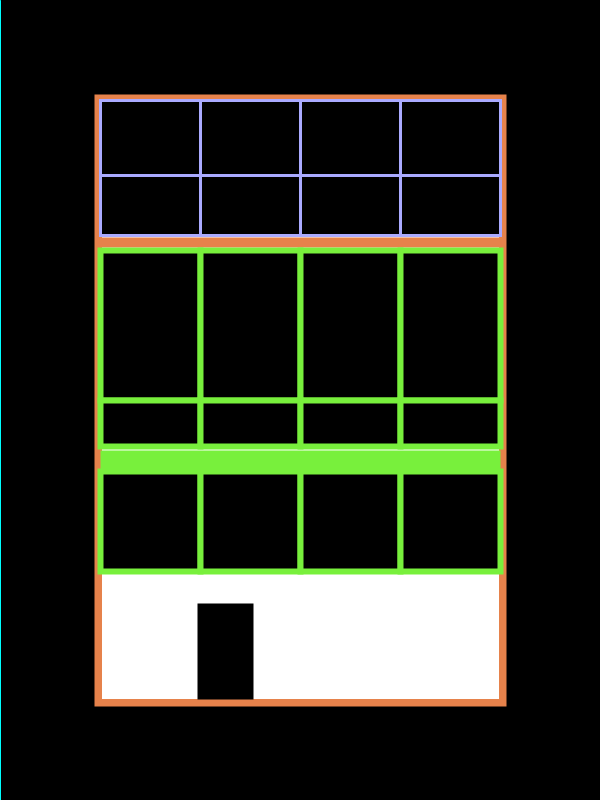
Frame 1 (no input)
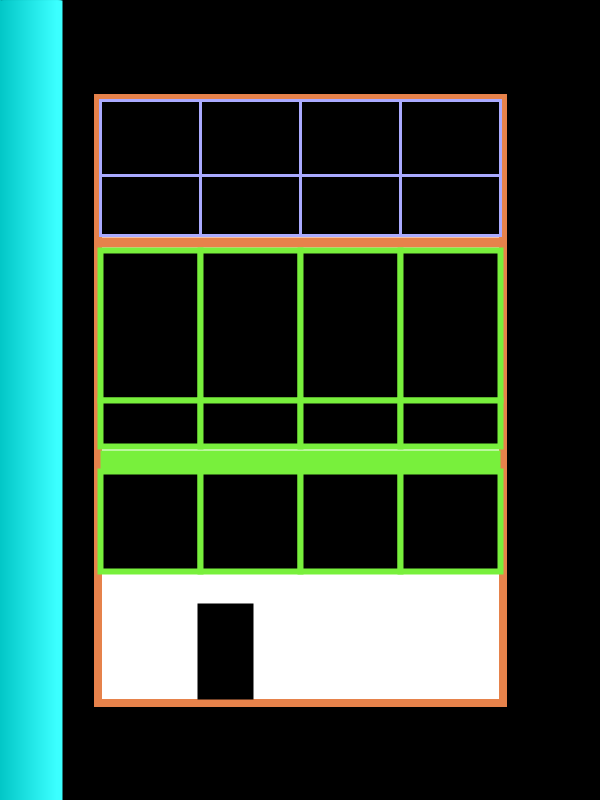
Frame 60 (the mouse pressed at the canvas centre just before this capture)
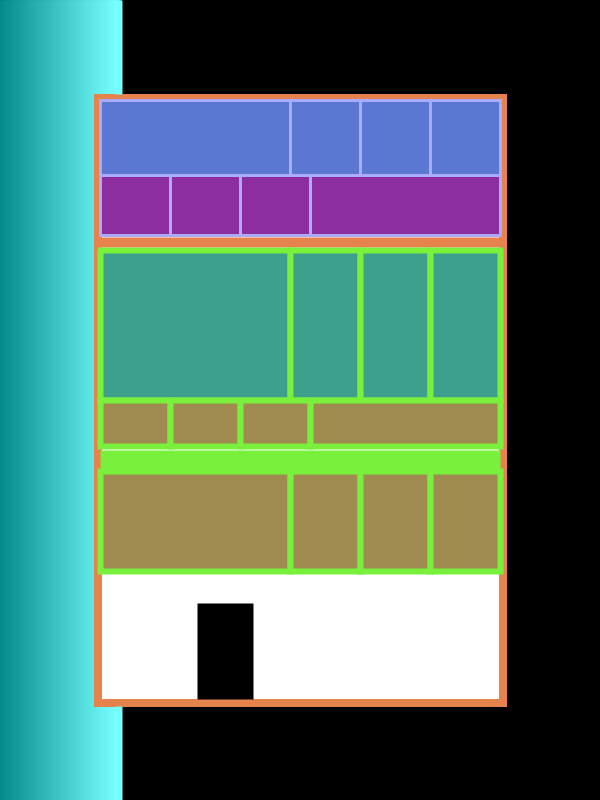
Frame 120 (the mouse held since frame 60 and released just before this capture)

The Processing sketch that drew these frames (run headless with seeded random() and noise(); from frame 60 on, the mouse is pressed at the canvas centre):

// Processing sketch: processing_58054
// ── processing_58054.pde

// Created by Vinnie Parlatore
// ARCH 2503 Digital Media, Department of Architecture, Cornell AAP
// Maison Curutchet by Le Corbusier 

int x = 4;
int y = 8;
int e = 4;
int p = 0;
int dir = 1;
int speed = 1;

void setup () {
  size (600, 800);
  background (0);
  frameRate(40);
}


void draw () {
  fill (0, 1);
  noStroke();
  rect(0, 0, 600, 800);
  stroke(p, width, width);
  line(p, 0, p, height);

  p +=speed*dir;
  if (p > width || p < 0) {
    dir = dir*-1;
  }

  int total_w = 400;
  int total_l = 600;
  fill (255);
  stroke(230, 130, 75);
  strokeWeight(12);
  rect(100, 100, total_w, total_l);

  int u = mouseX;
  int o = mouseY;

  strokeWeight(3);
  rect(100, 100, total_w, total_l);


  //top row of boxes
  fill (0.3*u, 0.3*o, 0.3*(u+o));
  stroke(170, 170, 255);
  rect(100, 100, total_w/x+0.3*u, total_l/y);
  rect(100+total_w/x+0.3*u, 100, total_w/x-0.1*u, total_l/y);
  rect(100+2*total_w/x+0.2*u, 100, total_w/x-0.1*u, total_l/y);
  rect(100+3*total_w/x+0.1*u, 100, total_w/x-0.1*u, total_l/y);


  //second row of boxes
  int y2 = 10;
  fill(0.2*(u+o), 0.15*u, 0.4*o);
  rect(100, 100+total_l/y, (total_w/x)-0.1*u, total_l/y2);
  rect((100+total_w/x)-0.1*u, 100+total_l/y, (total_w/x)-0.1*u, total_l/y2);
  rect((100+2*total_w/x)-0.2*u, 100+total_l/y, (total_w/x)-0.1*u, total_l/y2);
  rect((100+3*total_w/x)-0.3*u, 100+total_l/y, (total_w/x)+0.3*u, total_l/y2);


  //divider line
  stroke(230, 130, 75);
  strokeWeight(10);
  strokeCap (SQUARE);
  line(100, total_l/y2+107+total_l/y, 500, total_l/y2+107+total_l/y);


  //third row of boxes
  stroke(120, 240, 60);
  strokeWeight(6);
  int y3 = 4;
  fill(0.2*u, 0.4*o, 0.2*(u+o));
  rect(100, 115+total_l/y2+total_l/y, total_w/x+0.3*u, total_l/y3);
  rect((100+total_w/x)+0.3*u, 115+total_l/y2+total_l/y, (total_w/x)-0.1*u, total_l/y3);
  rect((100+2*total_w/x)+0.2*u, 115+total_l/y2+total_l/y, (total_w/x)-0.1*u, total_l/y3);
  rect((100+3*total_w/x)+0.1*u, 115+total_l/y2+total_l/y, (total_w/x)-0.1*u, total_l/y3);


  //fourth row of boxes
  int y4 = 13;
  fill(0.4*o, 0.2*(u+o), 0.2*o);
  rect(100, 115+total_l/y2+total_l/y+total_l/y3, (total_w/x)-0.1*u, total_l/y4);
  rect((100+total_w/x)-0.1*u, 115+total_l/y2+total_l/y+total_l/y3, (total_w/x)-0.1*u, total_l/y4);
  rect((100+2*total_w/x)-0.2*u, 115+total_l/y2+total_l/y+total_l/y3, (total_w/x)-0.1*u, total_l/y4);
  rect((100+3*total_w/x)-0.3*u, 115+total_l/y2+total_l/y+total_l/y3, (total_w/x)+0.3*u, total_l/y4);


  //prominent horizontal
  strokeWeight(30);
  strokeCap(SQUARE);
  line(100, total_l/y2+134+total_l/y+total_l/y3+total_l/y4, 500, total_l/y2+134+total_l/y+total_l/y3+total_l/y4);


  //fifth row of boxes
  int y5 = 6;
  strokeWeight(6);
  rect(100, 140+total_l/y2+total_l/y+total_l/y3+total_l/y4, total_w/x+0.3*u, total_l/y5);
  rect(100+total_w/x+0.3*u, 140+total_l/y2+total_l/y+total_l/y3+total_l/y4, total_w/x-0.1*u, total_l/y5);
  rect(100+2*total_w/x+0.2*u, 140+total_l/y2+total_l/y+total_l/y3+total_l/y4, total_w/x-0.1*u, total_l/y5);
  rect(100+3*total_w/x+0.1*u, 140+total_l/y2+total_l/y+total_l/y3+total_l/y4, total_w/x-0.1*u, total_l/y5);


  //door
  stroke(0);
  fill(0);
  rect(200, 175+total_l/y2+total_l/y+total_l/y3+total_l/y4+total_l/y5, total_w/8, 90);

}
